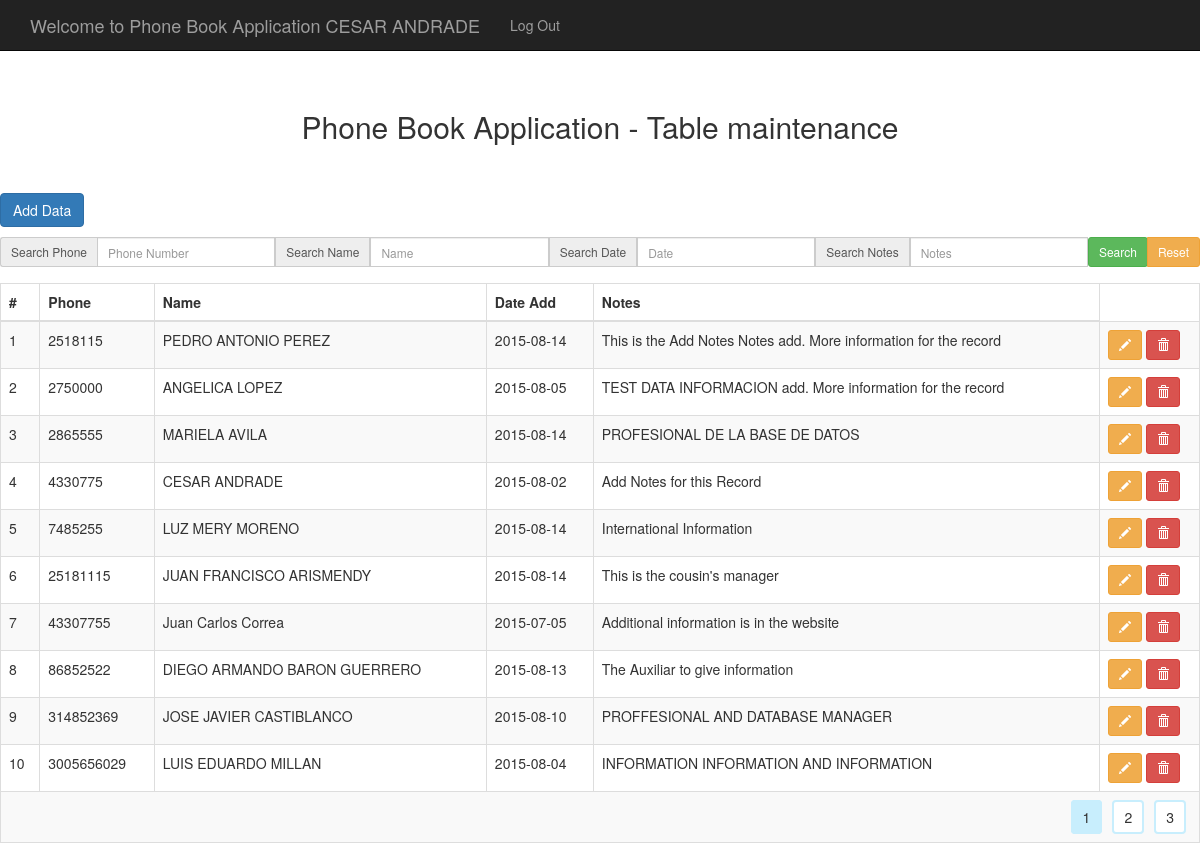
Page /admin/ (signed in) on the committed database.
### tables this page shows
CREATE TABLE IF NOT EXISTS `phonebook` (
  `name` varchar(1024) NOT NULL COMMENT 'Full Name',
  `phone` bigint(128) NOT NULL COMMENT 'Phone Number',
  `date_add` date NOT NULL COMMENT 'Date of Adding',
  `add_notes` varchar(4000) NOT NULL COMMENT 'Additional Notes',
  PRIMARY KEY (`phone`)
);

### model/cls_TBLPhoneBook.php (called while the page is built, shortened)
<?php
include_once("cls_ManejoDB.php");
class cls_TBLPhoneBook extends cls_Config{
    private $V_CONEXION;
    public function __construct($P_NAME,$P_PHONE,$P_DATE_ADD,$P_NOTES){
        $OBJ_CONFIG=new cls_Config();
        $this->V_STR_SERVER=$OBJ_CONFIG->V_CONFIG['host'];
        $this->V_STR_DBUSER=$OBJ_CONFIG->V_CONFIG['user'];
        $this->V_STR_DBPWD=$OBJ_CONFIG->V_CONFIG['password'];
        $this->V_STR_DATABASE=$OBJ_CONFIG->V_CONFIG['database'];
        $V_OBJ_DATOS=new cls_ManejoDatos();
        $this->V_CONEXION=$V_OBJ_DATOS->OpenConection($this->V_STR_SERVER,$this->V_STR_DBUSER,$this->V_STR_DBPWD,$this->V_STR_DATABASE);
    }
    public function read_phones($P_SQL){
        $V_OBJ_DATOS=new cls_ManejoDatos();
        $V_ID_LEETODO=$V_OBJ_DATOS->Busquedas($P_SQL,$this->V_CONEXION);
        while ($V_ROW=mysql_fetch_assoc($V_ID_LEETODO)){
            $V_ARR_DATA[]=$V_ROW;
        }
        if (!empty($V_ARR_DATA))
            {
            return($V_ARR_DATA);
            }
    }
    public function phone_count(){
        $V_OBJ_DATOS=new cls_ManejoDatos();
        $V_STR_SQL="SELECT COUNT(*) AS CANTIDAD_REGS from phonebook";
        $V_ID_COUNT=$V_OBJ_DATOS->Busquedas($V_STR_SQL,$this->V_CONEXION);
        $V_NUM_RECS=0;
        if ($V_ARR_DATO=$V_OBJ_DATOS->ArregloDatos($V_ID_COUNT))
            {
            $V_NUM_RECS=$V_ARR_DATO['CANTIDAD_REGS'];
            }
        return($V_NUM_RECS);
    }
}
?>

### model/cls_ManejoDB.php (called while the page is built, shortened)
<?php
class cls_ManejoDatos{
    public function OpenConection($P_SERVER,$P_USER,$P_PASWD,$P_DATABASE){
		$this->V_CONEXION=mysql_connect($P_SERVER,$P_USER,$P_PASWD) or die("Error Connecting to DataBase ".mysql_error());
        return($this->V_CONEXION);
    }
	public function Busquedas($P_SQL,$P_IDCONEX){
		$V_RESULTADO=mysql_query($P_SQL,$P_IDCONEX);
		return($V_RESULTADO);
	}
	public function ArregloDatos($P_DATOS){
		$V_ARRDATA=mysql_fetch_array($P_DATOS);
		return($V_ARRDATA);
	}
}
?>

### admin/index.php (the view, shortened to what this page needs)
<?php
include_once("../model/cls_TBLPhoneBook.php");
require_once("../view/pages_inc.php");
$V_OBJCFG=new cls_Config();
$V_OBJPB=new cls_TBLPhoneBook(NULL,NULL,NULL,NULL);
date_default_timezone_set($V_OBJCFG->V_CONFIG['timezone']);
$V_STR_ROOTURL=$V_OBJCFG->V_CONFIG['root_url'];
$V_STR_ROOT=$V_OBJCFG->V_CONFIG['root_dir'];
$V_STR_NOMUSER=$_SESSION['user_name'];
$V_STR_NAME = "";
$V_STR_PHONE = "";
$V_FEC_DATEADD="";
$V_STR_NOTES="";
$V_STR_QCOND = "";
$V_STR_SQL = "SELECT * FROM phonebook " . $V_STR_QCOND;
$V_STR_MAINPAGE = $V_STR_ROOTURL.$V_STR_ROOT.'admin/index.php';
$V_NUM_PERPAGE = $V_OBJCFG->V_CONFIG['per_page'];
$V_NUM_PAGE = 1;
$V_NUM_START = ($V_NUM_PAGE-1)*$V_NUM_PERPAGE;
$V_STR_ORDER="ORDER BY phone";
$V_STR_QUERY =  "$V_STR_SQL $V_STR_ORDER LIMIT $V_NUM_START,$V_NUM_PERPAGE";
$V_ARR_RESULT=$V_OBJPB->read_phones($V_STR_QUERY);
$V_NUM_TOTREG=0;
if(!empty($V_ARR_RESULT))
    {
    $V_NUM_TOTREG=$V_OBJPB->phone_count();
	$V_ARR_RESULT["per_page"] = show_pagination($V_STR_SQL, $V_NUM_PERPAGE, $V_STR_MAINPAGE);
    }
echo '
<!DOCTYPE html>
<html lang="en">
  <head>
    <link rel="icon" href="'.$V_STR_ROOT.'img/PBApp.png">
    <link href="'.$V_STR_ROOT.'bootstrap335/css/bootstrap.min.css" rel="stylesheet">
    <link href="'.$V_STR_ROOT.'css/starter-template.css" rel="stylesheet">
    <link href="'.$V_STR_ROOT.'css/style.css" rel="stylesheet">
  </head>
  <body>
    <nav class="navbar navbar-inverse navbar-fixed-top">
      <div class="container">
        <div class="navbar-header">
          <a class="navbar-brand" href="#">Welcome to Phone Book Application '.$V_STR_NOMUSER.'</a>
        </div>
        <div id="navbar" class="collapse navbar-collapse">
          <ul class="nav navbar-nav">
            <li><a href="'.$V_STR_ROOT.'logout.php">Log Out</a></li>
          </ul>
        </div>
      </div>
    </nav>
    <div class="container">
      <div class="starter-template">
        <h2>Phone Book Application - Table maintenance</h2>
      </div>
    </div>
    <p>
        <a class="btn btn-primary" href="'.$V_STR_ROOTURL.$V_STR_ROOT.'admin/pbadd.php" role="button">Add Data</a>
    </p>
    <form name="formSearch" method="post" action="'.$V_STR_ROOT.'admin/index.php">
    	<div class="input-group input-group-sm">
        <span class="input-group-addon" id="sizing-addon3">Search Phone</span><input type="text" name="search[phone]" class="form-control" placeholder="Phone Number" aria-describedby="sizing-addon3" value="'.$V_STR_PHONE.'"> <span class="input-group-addon" id="sizing-addon3">Search Name</span><input type="text" name="search[name]" class="form-control" placeholder="Name" aria-describedby="sizing-addon3" value="'.$V_STR_NAME.'"> <span class="input-group-addon" id="sizing-addon3">Search Date</span><input type="text" name="search[date_add]" class="form-control" placeholder="Date" aria-describedby="sizing-addon3" value="'.$V_FEC_DATEADD.'"> <span class="input-group-addon" id="sizing-addon3">Search Notes</span><input type="text" name="search[add_notes]" class="form-control" placeholder="Notes" aria-describedby="sizing-addon3" value="'.$V_STR_NOTES.'">
        <span class="input-group-btn"><input type="submit" name="Search" class="btn btn-sm btn-success" value="Search"></span>
        <span class="input-group-btn"><input type="reset" class="btn btn-sm btn-warning" value="Reset" onclick="window.location=\''.$V_STR_MAINPAGE.'\'">
    	</div>';
    if ($V_NUM_TOTREG>0)
        {
        echo '
        <table class="table table-bordered table-hover table-striped">
    	<caption></caption>
    	<thead>
            <tr>
                <th>#</th>
                <th>Phone</th>
                <th>Name</th>
                <th>Date Add</th>
                <th>Notes</th>
            </tr>
    	</thead>
    	<tbody>';
        $V_NUM_CONTA=0;
        foreach($V_ARR_RESULT AS $V_KEY_RESULT=>$V_REG_RESULT)
            {
            $V_NUM_CONTA++;
            if (is_numeric($V_KEY_RESULT))
                {
                echo '
                <tr>
                    <td>'.$V_NUM_CONTA.'</td>
                    <td>'.$V_ARR_RESULT[$V_KEY_RESULT]["phone"].'</td>
                    <td>'.$V_ARR_RESULT[$V_KEY_RESULT]["name"].'</td>
                    <td>'.$V_ARR_RESULT[$V_KEY_RESULT]["date_add"].'</td>
                    <td>'.$V_ARR_RESULT[$V_KEY_RESULT]["add_notes"].'</td>
                    <td width=\'100px\'>
                	    <a class=\'btn btn-warning btn-sm\' href=\'pbupd.php?P_ID='.$V_ARR_RESULT[$V_KEY_RESULT]["phone"].'\' role=\'button\'><span class=\'glyphicon glyphicon-pencil\' aria-hidden=\'true\'></span></a>
                	    <a class=\'btn btn-danger btn-sm\' href=\'pbdel.php?P_ID='.$V_ARR_RESULT[$V_KEY_RESULT]["phone"].'\' role=\'button\'><span class=\'glyphicon glyphicon-trash\' aria-hidden=\'true\'></span></a>
                    </td>
                </tr>';
                }
            }
        if (isset($V_ARR_RESULT["per_page"]))
            {
            echo '
            <tr>
                <td colspan="6" align=right>'.$V_ARR_RESULT["per_page"].'</td>
            </tr>';
            }
        echo '
        </tbody>
        </table>
        ';
        }
    else
        {
        echo '
        <div class="alert alert-warning alert-dismissible" role="alert">
            <button type="button" class="close" data-dismiss="alert" aria-label="Close"><span aria-hidden="true">&times;</span></button>
            <strong>Warning!</strong> NO Data Found. Please Verify the Search Options or Add new Records.
        </div>';
        }
    echo '</form>
    <!-- Bootstrap core JavaScript
    ================================================== -->
    <script src="https://ajax.googleapis.com/ajax/libs/jquery/1.11.3/jquery.min.js"></script>
    <script src="'.$V_STR_ROOT.'bootstrap335/js/bootstrap.min.js"></script>
  </body>
</html>';
?>

### view/pages_inc.php (shortened to what this page needs)
<?php
function pagination($P_COUNT, $P_XPAGE=10, $P_HREFER) {
	$V_STR_OUTPUT = '';
	if($P_XPAGE != 0)
        $V_NUM_PAGES  = ceil($P_COUNT/$P_XPAGE);
	if($V_NUM_PAGES>1)
        {
		for($i=($_POST["page_number"]-2); $i<=($_POST["page_number"]+2); $i++)
            {
			if($i<1)
                continue;
			if($_POST["page_number"] == $i)
				$V_STR_OUTPUT = $V_STR_OUTPUT . '<span id='.$i.' class="current-page" >'.$i.'</span>';
			else
				$V_STR_OUTPUT = $V_STR_OUTPUT . '<input type="submit" name="page_number" class="perpage-link" value="' . $i . '" />';
            }
        }
	return $V_STR_OUTPUT;
}
function show_pagination($P_SQL, $P_XPAGE = 10, $P_HREFER) {
	$V_STR_RESULT  = mysql_query($P_SQL);
	$V_NUM_COUNT   = mysql_num_rows($V_STR_RESULT);
	$V_STR_PAGES = pagination($V_NUM_COUNT,$P_XPAGE,$P_HREFER);
	return $V_STR_PAGES;
}
?>

### css/starter-template.css (style rules this page uses)
body { padding-top: 50px; }
.starter-template { padding: 40px 15px; text-align: center; }

### css/style.css (style rules this page uses)
.perpage-link { padding: 5px 10px;border: #C8EEFD 2px solid;border-radius: 4px;margin:0px 5px;background:#FFF;cursor:pointer; }
.current-page { padding: 5px 10px;border: #C8EEFD 2px solid;border-radius: 4px;margin:0px 5px;background:#C8EEFD; }

### rows in the picture
phonebook: phone "2518115", name "PEDRO ANTONIO PEREZ", date_add "2015-08-14", add_notes "This is the Add Notes Notes add. More information for the record"
phonebook: phone "2750000", name "ANGELICA LOPEZ", date_add "2015-08-05", add_notes "TEST DATA INFORMACION add. More information for the record"
phonebook: phone "2865555", name "MARIELA AVILA", date_add "2015-08-14", add_notes "PROFESIONAL DE LA BASE DE DATOS"
phonebook: phone "4330775", name "CESAR ANDRADE", date_add "2015-08-02", add_notes "Add Notes for this Record"
phonebook: phone "7485255", name "LUZ MERY MORENO", date_add "2015-08-14", add_notes "International Information"
phonebook: phone "25181115", name "JUAN FRANCISCO ARISMENDY", date_add "2015-08-14", add_notes "This is the cousin's manager"
phonebook: phone "43307755", name "Juan Carlos Correa", date_add "2015-07-05", add_notes "Additional information is in the website"
phonebook: phone "86852522", name "DIEGO ARMANDO BARON GUERRERO", date_add "2015-08-13", add_notes "The Auxiliar to give information"
phonebook: phone "314852369", name "JOSE JAVIER CASTIBLANCO", date_add "2015-08-10", add_notes "PROFFESIONAL AND DATABASE MANAGER"
phonebook: phone "3005656029", name "LUIS EDUARDO MILLAN", date_add "2015-08-04", add_notes "INFORMATION INFORMATION AND INFORMATION"

### other values in the picture
$V_STR_NOMUSER "CESAR ANDRADE"
